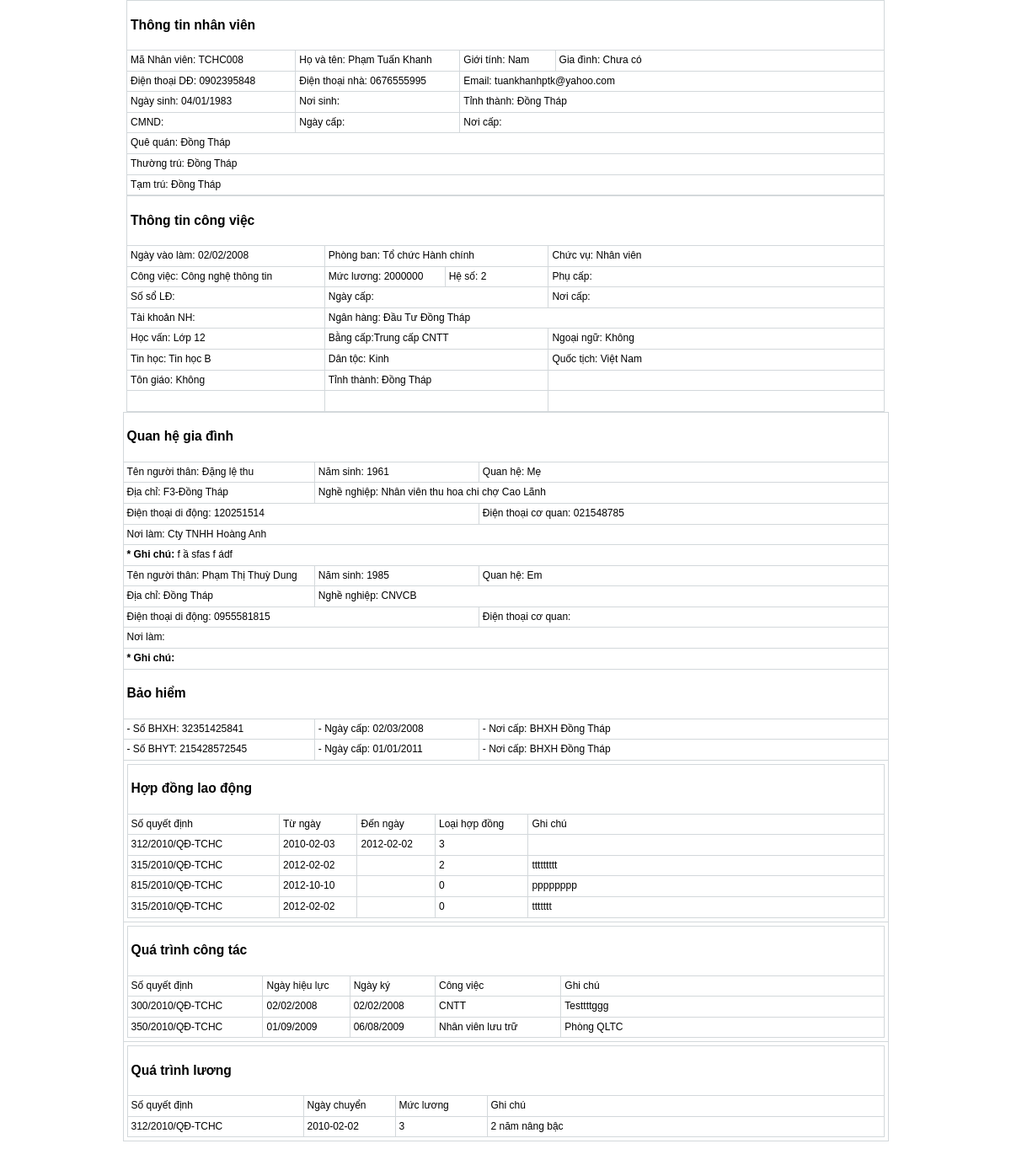
Screenshot of /chi_tiet_nhan_vien.php?catID=TCHC008 with the database file from the repository.
### tables this page shows
CREATE TABLE IF NOT EXISTS `tlb_nhanvien` (
  `ma_nhan_vien` varchar(10) NOT NULL,
  `ho_ten` varchar(50) NOT NULL,
  `gioi_tinh` tinyint(1) NOT NULL,
  `gia_dinh` tinyint(1) NOT NULL,
  `dt_di_dong` varchar(15) DEFAULT NULL,
  `dt_nha` varchar(15) DEFAULT NULL,
  `email` varchar(50) DEFAULT NULL,
  `ngay_sinh` varchar(25) DEFAULT NULL,
  `noi_sinh` varchar(100) DEFAULT NULL,
  `tinh_thanh` varchar(30) DEFAULT NULL,
  `cmnd` varchar(20) DEFAULT NULL,
  `ngay_cap` varchar(25) DEFAULT NULL,
  `noi_cap` varchar(100) DEFAULT NULL,
  `que_quan` varchar(100) DEFAULT NULL,
  `dia_chi` varchar(100) DEFAULT NULL,
  `tam_tru` varchar(100) DEFAULT NULL,
  `hinh_anh` varchar(30) DEFAULT 'no_image.jpg',
  `nghi_viec` int(1) DEFAULT NULL,
  PRIMARY KEY (`ma_nhan_vien`)
);

CREATE TABLE IF NOT EXISTS `tlb_congviec` (
  `ma_nhan_vien` varchar(10) NOT NULL,
  `ngay_vao_lam` varchar(25) NOT NULL,
  `phong_ban_id` varchar(10) NOT NULL,
  `cong_viec_id` varchar(10) DEFAULT NULL,
  `chuc_vu_id` varchar(15) DEFAULT NULL,
  `muc_luong_cb` varchar(30) DEFAULT NULL,
  `he_so` varchar(10) DEFAULT NULL,
  `phu_cap` varchar(30) DEFAULT NULL,
  `so_sld` varchar(30) DEFAULT NULL,
  `ngay_cap` varchar(25) DEFAULT NULL,
  `noi_cap` varchar(100) DEFAULT NULL,
  `tknh` varchar(30) DEFAULT NULL,
  `ngan_hang` varchar(50) DEFAULT NULL,
  `hoc_van_id` varchar(10) DEFAULT NULL,
  `bang_cap_id` varchar(10) DEFAULT NULL,
  `ngoai_ngu_id` varchar(10) DEFAULT NULL,
  `tin_hoc_id` varchar(10) DEFAULT NULL,
  `dan_toc_id` varchar(10) DEFAULT NULL,
  `quoc_tich_id` varchar(10) DEFAULT NULL,
  `ton_giao_id` varchar(10) DEFAULT NULL,
  `tinh_thanh_id` varchar(10) DEFAULT NULL,
  PRIMARY KEY (`ma_nhan_vien`,`phong_ban_id`)
);

CREATE TABLE IF NOT EXISTS `tlb_phongban` (
  `phong_ban_id` varchar(10) NOT NULL,
  `ten_phong_ban` varchar(100) NOT NULL,
  PRIMARY KEY (`phong_ban_id`)
);

CREATE TABLE IF NOT EXISTS `tlb_chucvu` (
  `chuc_vu_id` varchar(10) NOT NULL,
  `ten_chuc_vu` varchar(50) NOT NULL,
  PRIMARY KEY (`chuc_vu_id`)
);

CREATE TABLE IF NOT EXISTS `tlb_ctcongviec` (
  `cong_viec_id` varchar(10) NOT NULL,
  `ten_cong_viec` varchar(50) NOT NULL,
  PRIMARY KEY (`cong_viec_id`)
);

CREATE TABLE IF NOT EXISTS `tlb_hocvan` (
  `hoc_van_id` varchar(10) NOT NULL,
  `ten_hoc_van` varchar(50) NOT NULL,
  PRIMARY KEY (`hoc_van_id`)
);

CREATE TABLE IF NOT EXISTS `tlb_bangcap` (
  `bang_cap_id` varchar(10) NOT NULL,
  `ten_bang_cap` varchar(50) NOT NULL,
  PRIMARY KEY (`bang_cap_id`)
);

CREATE TABLE IF NOT EXISTS `tlb_ngoaingu` (
  `ngoai_ngu_id` varchar(10) NOT NULL,
  `ten_ngoai_ngu` varchar(50) NOT NULL,
  PRIMARY KEY (`ngoai_ngu_id`)
);

CREATE TABLE IF NOT EXISTS `tlb_tinhoc` (
  `tin_hoc_id` varchar(10) NOT NULL,
  `ten_tin_hoc` varchar(50) NOT NULL,
  PRIMARY KEY (`tin_hoc_id`)
);

CREATE TABLE IF NOT EXISTS `tlb_dantoc` (
  `dan_toc_id` varchar(10) NOT NULL,
  `ten_dan_toc` varchar(50) NOT NULL,
  PRIMARY KEY (`dan_toc_id`)
);

CREATE TABLE IF NOT EXISTS `tlb_quoctich` (
  `quoc_tich_id` varchar(10) NOT NULL,
  `ten_quoc_tich` varchar(50) NOT NULL,
  PRIMARY KEY (`quoc_tich_id`)
);

CREATE TABLE IF NOT EXISTS `tlb_tongiao` (
  `ton_giao_id` int(10) NOT NULL,
  `ten_ton_giao` varchar(50) NOT NULL,
  PRIMARY KEY (`ton_giao_id`)
);

CREATE TABLE IF NOT EXISTS `tlb_tinhthanh` (
  `tinh_thanh_id` varchar(10) NOT NULL,
  `ten_tinh_thanh` varchar(50) NOT NULL,
  PRIMARY KEY (`tinh_thanh_id`)
);

CREATE TABLE IF NOT EXISTS `tlb_quanhegiadinh` (
  `id` mediumint(9) NOT NULL AUTO_INCREMENT,
  `ma_nhan_vien` varchar(10) NOT NULL,
  `ten_nguoi_than` varchar(50) NOT NULL,
  `nam_sinh` int(4) NOT NULL,
  `moi_quan_he` varchar(10) DEFAULT NULL,
  `nghe_nghiep` varchar(50) DEFAULT NULL,
  `dia_chi` varchar(100) DEFAULT NULL,
  `noi_lam` varchar(100) DEFAULT NULL,
  `dtdd` varchar(20) DEFAULT NULL,
  `dtcq` varchar(20) DEFAULT NULL,
  `ghi_chu` varchar(200) DEFAULT NULL,
  PRIMARY KEY (`id`)
);

CREATE TABLE IF NOT EXISTS `tlb_baohiem` (
  `ma_nhan_vien` varchar(10) NOT NULL,
  `so_bhxh` varchar(25) NOT NULL,
  `ngay_cap_bhxh` varchar(25) NOT NULL,
  `noi_cap_bhxh` varchar(100) NOT NULL,
  `so_bhyt` varchar(25) NOT NULL,
  `ngay_cap_bhyt` varchar(25) NOT NULL,
  `noi_cap_bhyt` varchar(100) NOT NULL,
  PRIMARY KEY (`ma_nhan_vien`)
);

CREATE TABLE IF NOT EXISTS `tlb_hopdong` (
  `id` mediumint(9) NOT NULL AUTO_INCREMENT,
  `ma_nhan_vien` varchar(10) NOT NULL,
  `so_quyet_dinh` varchar(25) DEFAULT NULL,
  `tu_ngay` date DEFAULT NULL,
  `den_ngay` date DEFAULT NULL,
  `loai_hop_dong` int(1) DEFAULT NULL,
  `ghi_chu` varchar(100) DEFAULT NULL,
  PRIMARY KEY (`id`)
);

CREATE TABLE IF NOT EXISTS `tlb_quatrinhcongtac` (
  `id` mediumint(9) NOT NULL AUTO_INCREMENT,
  `ma_nhan_vien` varchar(10) NOT NULL,
  `so_quyet_dinh` varchar(50) DEFAULT NULL,
  `ngay_ky` varchar(25) DEFAULT NULL,
  `ngay_hieu_luc` varchar(25) DEFAULT NULL,
  `cong_viec` varchar(100) DEFAULT NULL,
  `ghi_chu` text,
  PRIMARY KEY (`id`)
);

CREATE TABLE IF NOT EXISTS `tlb_quatrinhluong` (
  `id` mediumint(11) NOT NULL AUTO_INCREMENT,
  `ma_nhan_vien` varchar(25) DEFAULT NULL,
  `so_quyet_dinh` varchar(25) DEFAULT NULL,
  `ngay_chuyen` date DEFAULT NULL,
  `muc_luong` varchar(4) DEFAULT NULL,
  `ghi_chu` varchar(200) DEFAULT NULL,
  PRIMARY KEY (`id`)
);

### chi_tiet_nhan_vien.php (the view, shortened to what the rows shown need)
<?php require_once('Connections/Myconnection.php'); ?>
<?php
$ma_nv = $_GET['catID'];
$query_RCtlb_nhanvien = "SELECT * FROM tlb_nhanvien where ma_nhan_vien= '$ma_nv'";
$RCtlb_nhanvien = mysql_query($query_RCtlb_nhanvien, $Myconnection) or die(mysql_error());
$row_RCtlb_nhanvien = mysql_fetch_assoc($RCtlb_nhanvien);
$query_RCTTcongviec = "SELECT * FROM tlb_phongban inner join (tlb_ctcongviec inner join (tlb_chucvu inner join (tlb_hocvan inner join (tlb_bangcap inner join (tlb_ngoaingu inner join (tlb_tinhoc inner join (tlb_dantoc inner join (tlb_quoctich inner join (tlb_tongiao inner join (tlb_tinhthanh inner join tlb_congviec on tlb_tinhthanh.tinh_thanh_id = tlb_congviec.tinh_thanh_id) on tlb_tongiao.ton_giao_id = tlb_congviec.ton_giao_id) on tlb_quoctich.quoc_tich_id = tlb_congviec.quoc_tich_id) on tlb_dantoc.dan_toc_id = tlb_congviec.dan_toc_id) on tlb_tinhoc.tin_hoc_id = tlb_congviec.tin_hoc_id) on tlb_ngoaingu.ngoai_ngu_id = tlb_congviec.ngoai_ngu_id) on tlb_bangcap.bang_cap_id =tlb_congviec.bang_cap_id) on tlb_hocvan.hoc_van_id=tlb_congviec.hoc_van_id) on tlb_chucvu.chuc_vu_id=tlb_congviec.chuc_vu_id) on tlb_ctcongviec.cong_viec_id=tlb_congviec.cong_viec_id) on tlb_phongban.phong_ban_id=tlb_congviec.phong_ban_id where tlb_congviec.ma_nhan_vien= '$ma_nv'";
$RCTTcongviec = mysql_query($query_RCTTcongviec, $Myconnection) or die(mysql_error());
$row_RCTTcongviec = mysql_fetch_assoc($RCTTcongviec);
$query_RCQuanhe_GD = "SELECT * FROM tlb_quanhegiadinh where ma_nhan_vien= '$ma_nv'";
$RCQuanhe_GD = mysql_query($query_RCQuanhe_GD, $Myconnection) or die(mysql_error());
$row_RCQuanhe_GD = mysql_fetch_assoc($RCQuanhe_GD);
$query_RCBaohiem = "SELECT * FROM tlb_baohiem where ma_nhan_vien= '$ma_nv'";
$RCBaohiem = mysql_query($query_RCBaohiem, $Myconnection) or die(mysql_error());
$row_RCBaohiem = mysql_fetch_assoc($RCBaohiem);
$query_RCHopdong = "SELECT * FROM tlb_hopdong where ma_nhan_vien= '$ma_nv'";
$RCHopdong = mysql_query($query_RCHopdong, $Myconnection) or die(mysql_error());
$row_RCHopdong = mysql_fetch_assoc($RCHopdong);
$query_RCQuatring_CT = "SELECT * FROM tlb_quatrinhcongtac where ma_nhan_vien= '$ma_nv'";
$RCQuatring_CT = mysql_query($query_RCQuatring_CT, $Myconnection) or die(mysql_error());
$row_RCQuatring_CT = mysql_fetch_assoc($RCQuatring_CT);
$query_RCQuatrinh_luong = "SELECT * FROM tlb_quatrinhluong where ma_nhan_vien= '$ma_nv'";
$RCQuatrinh_luong = mysql_query($query_RCQuatrinh_luong, $Myconnection) or die(mysql_error());
$row_RCQuatrinh_luong = mysql_fetch_assoc($RCQuatrinh_luong);
?>
<!DOCTYPE html PUBLIC "-//W3C//DTD XHTML 1.0 Transitional//EN" "http://www.w3.org/TR/xhtml1/DTD/xhtml1-transitional.dtd">
<html xmlns="http://www.w3.org/1999/xhtml">
<head>
</head>
<link href="css/main.css" rel="stylesheet" type="text/css" />
<body text="#000000" link="#CC0000" vlink="#0000CC" alink="#000099">
<table class="tablebg" align="center" width="900" border="0" cellspacing="1" cellpadding="1">
  <tr>
    <td class="row5" width="214" >Mã Nhân viên: <?php echo $row_RCtlb_nhanvien['ma_nhan_vien']; ?></td>
    <td class="row5" width="208">Họ và tên: <?php echo $row_RCtlb_nhanvien['ho_ten']; ?></td>
    <td class="row5" width="116">Giới tính:
	 <?php
	if ($row_RCtlb_nhanvien['gioi_tinh']==1)
	{
		echo "Nam";
	}
	Else
	{
		Echo "Nữ";
	}
	?>
    </td>
    <td class="row5" width="434">Gia đình:
	 <?php
	if ($row_RCtlb_nhanvien['gia_dinh']==1)
	{
		echo "Có gia đình";
	}
	Else
	{
		echo "Chưa có";
	}
	?>
    </td>
  </tr>
  <tr>
    <td class="row5">Điện thoại DĐ: <?php echo $row_RCtlb_nhanvien['dt_di_dong']; ?></td>
    <td class="row5">Điện thoại nhà: <?php echo $row_RCtlb_nhanvien['dt_nha']; ?></td>
    <td class="row5" colspan="2">Email: <?php echo $row_RCtlb_nhanvien['email']; ?></td>
  </tr>
  <tr>
    <td class="row5">Ngày sinh: <?php echo $row_RCtlb_nhanvien['ngay_sinh']; ?></td>
    <td class="row5">Nơi sinh: <?php echo $row_RCtlb_nhanvien['noi_sinh']; ?></td>
    <td class="row5" colspan="2">Tỉnh thành: <?php echo $row_RCtlb_nhanvien['tinh_thanh']; ?></td>
  </tr>
  <tr>
    <td colspan="4" class="row5" >Quê quán: <?php echo $row_RCtlb_nhanvien['que_quan']; ?></td>
  </tr>
  <tr>
    <td colspan="4" class="row5">Thường trú: <?php echo $row_RCtlb_nhanvien['dia_chi']; ?></td>
  </tr>
  <tr>
    <td class="row5" colspan="4">Tạm trú: <?php echo $row_RCtlb_nhanvien['tam_tru']; ?></td>
  </tr>
</table>
<table class="tablebg" align="center" width="900" border="0" cellspacing="1" cellpadding="1">
  <tr>
    <td class="row5" width="260">Ngày vào làm: <?php echo $row_RCTTcongviec['ngay_vao_lam']; ?></td>
    <td colspan="2" class="row5">Phòng ban: <?php echo $row_RCTTcongviec['ten_phong_ban']; ?></td>
    <td class="row5" width="463">Chức vụ: <?php echo $row_RCTTcongviec['ten_chuc_vu']; ?></td>
  </tr>
  <tr>
    <td class="row5">Công việc: <?php echo $row_RCTTcongviec['ten_cong_viec']; ?></td>
    <td width="152" class="row5">Mức lương: <?php echo $row_RCTTcongviec['muc_luong_cb']; ?></td>
    <td width="134" class="row5">Hệ số: <?php echo $row_RCTTcongviec['he_so']; ?></td>
    <td class="row5">Phụ cấp: <?php echo $row_RCTTcongviec['phu_cap']; ?></td>
  </tr>
  <tr>
    <td class="row5">Tài khoản NH: <?php echo $row_RCTTcongviec['tknh']; ?></td>
    <td class="row5"colspan="3">Ngân hàng: <?php echo $row_RCTTcongviec['ngan_hang']; ?></td>
  </tr>
  <tr>
    <td class="row5">Học vấn: <?php echo $row_RCTTcongviec['ten_hoc_van']; ?></td>
    <td colspan="2" class="row5">Bằng cấp:<?php echo $row_RCTTcongviec['ten_bang_cap']; ?></td>
    <td class="row5">Ngoại ngữ: <?php echo $row_RCTTcongviec['ten_ngoai_ngu']; ?></td>
  </tr>
  <tr>
    <td class="row5">Tin học: <?php echo $row_RCTTcongviec['ten_tin_hoc']; ?></td>
    <td colspan="2" class="row5">Dân tộc: <?php echo $row_RCTTcongviec['ten_dan_toc']; ?></td>
    <td class="row5">Quốc tịch: <?php echo $row_RCTTcongviec['ten_quoc_tich']; ?></td>
  </tr>
  <tr>
    <td class="row5">Tôn giáo: <?php echo $row_RCTTcongviec['ten_ton_giao']; ?></td>
    <td colspan="2" class="row5">Tỉnh thành: <?php echo $row_RCTTcongviec['ten_tinh_thanh']; ?></td>
    <td class="row5">&nbsp;</td>
  </tr>
</table>
<table class="tablebg" align="center" width="900" border="0" cellspacing="1" cellpadding="1">
  <?php do { ?>
    <tr>
      <td width="238" class="row5">Tên người thân: <?php echo $row_RCQuanhe_GD['ten_nguoi_than']; ?></td>
      <td width="204" class="row5">Năm sinh: <?php echo $row_RCQuanhe_GD['nam_sinh']; ?></td>
      <td width="536" class="row5">Quan hệ: <?php echo $row_RCQuanhe_GD['moi_quan_he']; ?></td>
    </tr>
    <tr>
      <td class="row5">Địa chỉ: <?php echo $row_RCQuanhe_GD['dia_chi']; ?></td>
      <td colspan="2" class="row5">Nghề nghiệp: <?php echo $row_RCQuanhe_GD['nghe_nghiep']; ?></td>
    </tr>
    <tr>
      <td colspan="2" class="row5">Điện thoại di động: <?php echo $row_RCQuanhe_GD['dtdd']; ?></td>
      <td class="row5">Điện thoại cơ quan: <?php echo $row_RCQuanhe_GD['dtcq']; ?></td>
    </tr>
    <tr>
      <td colspan="3" class="row5">Nơi làm: <?php echo $row_RCQuanhe_GD['noi_lam']; ?></td>
    </tr>
    <tr>
      <td colspan="3" class="row5"><strong>* Ghi chú:</strong> <?php echo $row_RCQuanhe_GD['ghi_chu']; ?></td>
    </tr>
    <?php } while ($row_RCQuanhe_GD = mysql_fetch_assoc($RCQuanhe_GD)); ?>
  <tr>
    <td class="row5">- Số BHXH: <?php echo $row_RCBaohiem['so_bhxh']; ?></td>
    <td class="row5">- Ngày cấp: <?php echo $row_RCBaohiem['ngay_cap_bhxh']; ?></td>
    <td class="row5">- Nơi cấp: <?php echo $row_RCBaohiem['noi_cap_bhxh']; ?></td>
  </tr>
  <tr>
<td class="row5">- Số BHYT: <?php echo $row_RCBaohiem['so_bhyt']; ?></td>
    <td class="row5">- Ngày cấp: <?php echo $row_RCBaohiem['ngay_cap_bhyt']; ?></td>
    <td class="row5">- Nơi cấp: <?php echo $row_RCBaohiem['noi_cap_bhyt']; ?></td>
  </tr>
  <tr>
    <td colspan="3" class="row5"><table class="tablebg" width="899" border="0" cellspacing="1" cellpadding="1">
      <?php do { ?>
        <tr>
          <td class="row5" width="176"><?php echo $row_RCHopdong['so_quyet_dinh']; ?></td>
          <td class="row5" width="86"><?php echo $row_RCHopdong['tu_ngay']; ?></td>
          <td class="row5" width="86"><?php echo $row_RCHopdong['den_ngay']; ?></td>
          <td class="row5" width="105"><?php echo $row_RCHopdong['loai_hop_dong']; ?></td>
          <td class="row5"><?php echo $row_RCHopdong['ghi_chu']; ?></td>
        </tr>
        <?php } while ($row_RCHopdong = mysql_fetch_assoc($RCHopdong)); ?>
    </table></td>
  </tr>
  <tr>
    <td colspan="3" class="row5"><table class="tablebg" width="899" border="0" cellspacing="1" cellpadding="1">
      <?php do { ?>
        <tr>
          <td class="row5" width="156"><?php echo $row_RCQuatring_CT['so_quyet_dinh']; ?></td>
          <td class="row5" width="96"><?php echo $row_RCQuatring_CT['ngay_hieu_luc']; ?></td>
          <td class="row5" width="94"><?php echo $row_RCQuatring_CT['ngay_ky']; ?></td>
          <td class="row5" width="146"><?php echo $row_RCQuatring_CT['cong_viec']; ?></td>
          <td class="row5"><?php echo $row_RCQuatring_CT['ghi_chu']; ?></td>
        </tr>
        <?php } while ($row_RCQuatring_CT = mysql_fetch_assoc($RCQuatring_CT)); ?>
    </table></td>
  </tr>
  <tr>
    <td colspan="3" class="row5"><table class="tablebg" width="899" border="0" cellspacing="1" cellpadding="1">
      <?php do { ?>
        <tr>
          <td class="row5" width="200"><?php echo $row_RCQuatrinh_luong['so_quyet_dinh']; ?></td>
          <td class="row5" width="100"><?php echo $row_RCQuatrinh_luong['ngay_chuyen']; ?></td>
          <td class="row5" width="100"><?php echo $row_RCQuatrinh_luong['muc_luong']; ?></td>
          <td class="row5"><?php echo $row_RCQuatrinh_luong['ghi_chu']; ?></td>
          </tr>
        <?php } while ($row_RCHopdong = mysql_fetch_assoc($RCHopdong)); ?>
    </table></td>
  </tr>
</table>
</body>
</html>

### rows the page displays
tlb_nhanvien: ma_nhan_vien "TCHC008", ho_ten "Phạm Tuấn Khanh", dt_di_dong "0902395848", dt_nha "0676555995", email "tuankhanhptk@yahoo.com", ngay_sinh "04/01/1983", tinh_thanh "Đồng Tháp", que_quan "Đồng Tháp", dia_chi "Đồng Tháp", tam_tru "Đồng Tháp"
tlb_congviec: ngay_vao_lam "02/02/2008", phong_ban.ten_phong_ban "Tổ chức Hành chính", chuc_vu.ten_chuc_vu "Nhân viên", cong_viec.ten_cong_viec "Công nghệ thông tin", muc_luong_cb "2000000", he_so "2", ngan_hang "Đầu Tư Đồng Tháp", hoc_van.ten_hoc_van "Lớp 12", bang_cap.ten_bang_cap "Trung cấp CNTT", ngoai_ngu.ten_ngoai_ngu "Không", tin_hoc.ten_tin_hoc "Tin học B", dan_toc.ten_dan_toc "Kinh", quoc_tich.ten_quoc_tich "Việt Nam", ton_giao.ten_ton_giao "Không", tinh_thanh.ten_tinh_thanh "Đồng Tháp"
tlb_quanhegiadinh: ten_nguoi_than "Đặng lệ thu", nam_sinh "1961", moi_quan_he "Mẹ", dia_chi "F3-Đồng Tháp", nghe_nghiep "Nhân viên thu hoa chi chợ Cao Lãnh", dtdd "120251514", dtcq "021548785", noi_lam "Cty TNHH Hoàng Anh", ghi_chu "f ầ sfas f ádf"
tlb_quanhegiadinh: ten_nguoi_than "Phạm Thị Thuỳ Dung", nam_sinh "1985", moi_quan_he "Em", dia_chi "Đồng Tháp", nghe_nghiep "CNVCB", dtdd "0955581815"
tlb_baohiem: so_bhxh "32351425841", ngay_cap_bhxh "02/03/2008", noi_cap_bhxh "BHXH Đồng Tháp", so_bhyt "215428572545", ngay_cap_bhyt "01/01/2011", noi_cap_bhyt "BHXH Đồng Tháp"
tlb_hopdong: so_quyet_dinh "312/2010/QĐ-TCHC", tu_ngay "2010-02-03", den_ngay "2012-02-02", loai_hop_dong "3"
tlb_hopdong: so_quyet_dinh "315/2010/QĐ-TCHC", tu_ngay "2012-02-02", loai_hop_dong "2", ghi_chu "ttttttttt"
tlb_hopdong: so_quyet_dinh "815/2010/QĐ-TCHC", tu_ngay "2012-10-10", loai_hop_dong "0", ghi_chu "pppppppp"
tlb_hopdong: so_quyet_dinh "315/2010/QĐ-TCHC", tu_ngay "2012-02-02", loai_hop_dong "0", ghi_chu "ttttttt"
tlb_quatrinhcongtac: so_quyet_dinh "300/2010/QĐ-TCHC", ngay_hieu_luc "02/02/2008", ngay_ky "02/02/2008", cong_viec "CNTT", ghi_chu "Testtttggg"
tlb_quatrinhcongtac: so_quyet_dinh "350/2010/QĐ-TCHC", ngay_hieu_luc "01/09/2009", ngay_ky "06/08/2009", cong_viec "Nhân viên lưu trữ", ghi_chu "Phòng QLTC"
tlb_quatrinhluong: so_quyet_dinh "312/2010/QĐ-TCHC", ngay_chuyen "2010-02-02", muc_luong "3", ghi_chu "2 năm nâng bậc"
